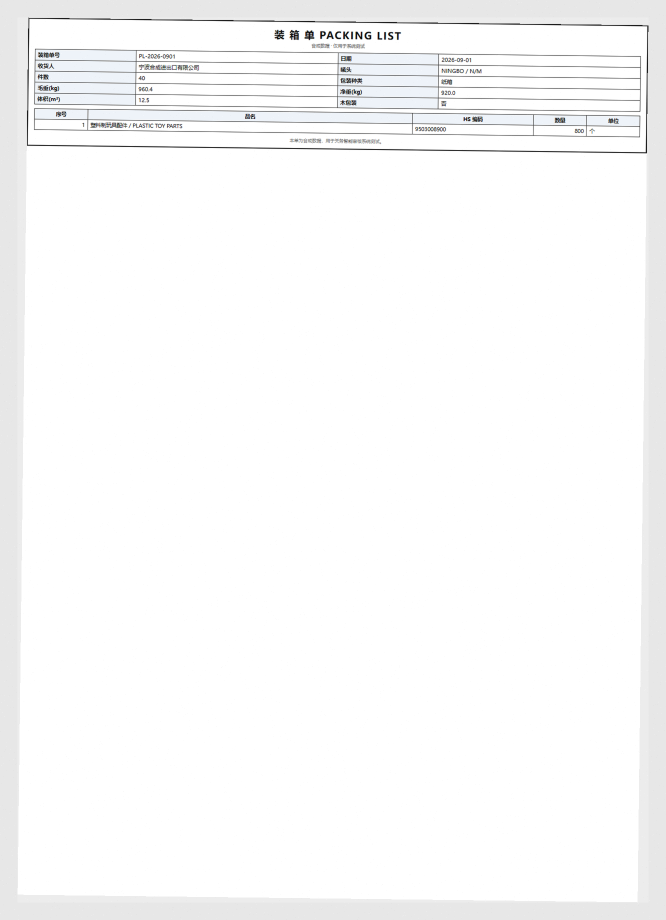
#> input picture examples/raw/合成装箱单-PL-2026-0901.png, 1332 x 1840 px (shown at 1/2 size)
$ python -i gen_synthetic_rawdocs.py   (imports and definitions only)
#> lines starting #> are read from the running program, lines starting #| are printed output that depends on the picture
"""生成三份合成原始单证：Excel 发票 / PDF 报关单 / 扫描件装箱单。

用途：在没有真实业务文件的情况下，先验证「原始文件 → 抽取 → 五单 JSON → 审核」
这条链路。所有内容取自 examples/realistic 的合成数据，不含任何真实企业信息。

依赖：openpyxl、Pillow（合成渲染工具），以及本机 Edge（无头转 PDF / 截图）。
运行：
    python scripts/gen_synthetic_rawdocs.py
"""
from __future__ import annotations

import json
import os
import random
import shutil
import subprocess
import tempfile
from pathlib import Path

from openpyxl import Workbook
from openpyxl.styles import Alignment, Border, Font, PatternFill, Side
from openpyxl.utils import get_column_letter
from PIL import Image, ImageFilter

ROOT = Path(__file__).resolve().parent.parent
SRC = ROOT / "examples" / "realistic" / "REAL-002-amount-mismatch-FIX.json"
OUT = ROOT / "examples" / "raw"

EDGE_CANDIDATES = [
    r"C:\Program Files (x86)\Microsoft\Edge\Application\msedge.exe",
    r"C:\Program Files\Microsoft\Edge\Application\msedge.exe",
]

FONT_CN = "Microsoft YaHei"


# [249 lines left out: functions find_edge, build_invoice_xlsx, _xlsx_kv_sheet, _doc_item_row, build_five_xlsx, not called in this run]


# ---------------- HTML 公共 ----------------
CSS = """
@page { size: A4; margin: 12mm; }
* { box-sizing: border-box; }
body { font-family: "%s", "SimSun", sans-serif; color:#111; font-size: 11px; margin:0; }
.doc { border: 2px solid #222; padding: 10px 12px; }
.title { text-align:center; font-size: 20px; font-weight:700; letter-spacing: 2px; margin: 2px 0 2px; }
.sub { text-align:center; font-size: 9px; color:#666; margin-bottom: 8px; }
.grid { display:grid; grid-template-columns: repeat(6, 1fr); border-top:1px solid #333; border-left:1px solid #333; }
.cell { border-right:1px solid #333; border-bottom:1px solid #333; padding:3px 5px; min-height:20px; }
.k { background:#eef3f9; font-weight:600; white-space:nowrap; }
.span2 { grid-column: span 2; }
.span3 { grid-column: span 3; }
table { width:100%%; border-collapse: collapse; margin-top:8px; }
th, td { border:1px solid #333; padding:3px 5px; font-size:10.5px; }
th { background:#eef3f9; }
.kv td.k { width: 18%%; background:#eef3f9; font-weight:600; white-space:nowrap; }
.items { table-layout: fixed; }
.items th, .items td { white-space: nowrap; font-size: 8px; padding: 2px 3px; }
.items th:nth-child(1), .items td:nth-child(1) { width: 4%%; }
.items th:nth-child(2), .items td:nth-child(2) { width: 12%%; }
.items th:nth-child(3), .items td:nth-child(3) { width: 11%%; }
.items th:nth-child(4), .items td:nth-child(4) { width: 5%%; }
.items th:nth-child(5), .items td:nth-child(5) { width: 5%%; }
.items th:nth-child(6), .items td:nth-child(6) { width: 6%%; }
.items th:nth-child(7), .items td:nth-child(7) { width: 8%%; }
.items th:nth-child(8), .items td:nth-child(8) { width: 8%%; }
.items th:nth-child(9), .items td:nth-child(9) { width: 41%%; }
.num { text-align:right; }
.foot { margin-top:8px; font-size:9px; color:#777; text-align:center; }
""" % FONT_CN


# [98 lines left out: functions declaration_html, packing_html, edge_pdf, edge_png, not called in this run]


def scan_effect(src: Path, out: Path) -> None:
#> called with src = '../examples/raw/合成装箱单-PL-2026-0901.png', out = 'out.png'
    img = Image.open(src).convert("RGB")
#> img is the input picture: PIL image 1332x1840 RGB; mean R, G, B 249.6, 249.7, 249.9
    img = img.rotate(-0.7, expand=True, fillcolor=(236, 236, 236), resample=Image.BICUBIC)
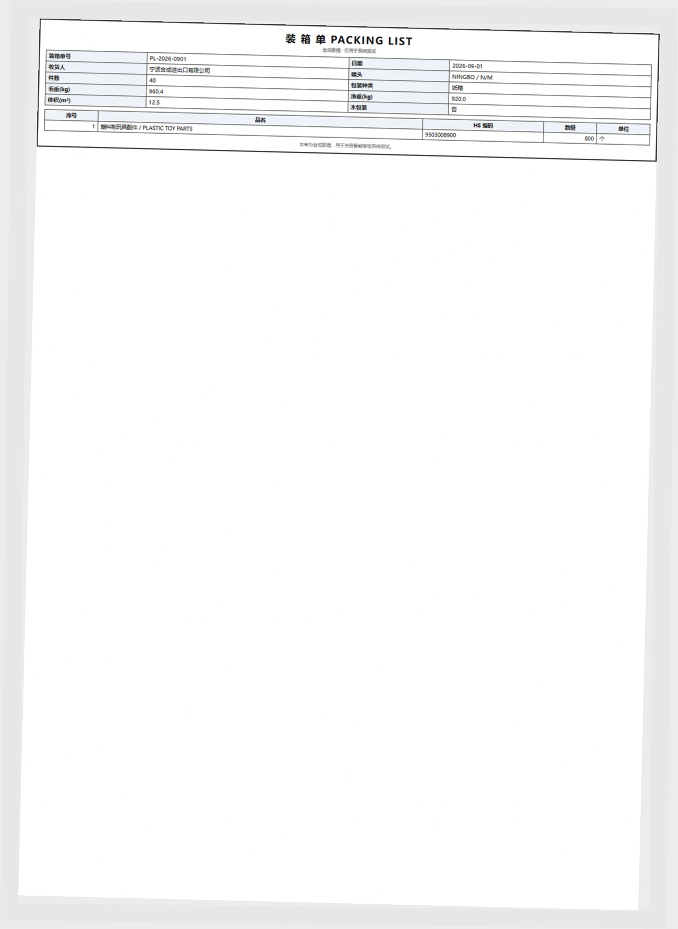
#> img: PIL image 1356x1858 RGB (shown at 1/2 size); mean R, G, B 249.1, 249.2, 249.4
    canvas = Image.new("RGB", (img.width + 70, img.height + 70), (231, 231, 231))
#> canvas: PIL image 1426x1928 RGB; every value is 231
    canvas.paste(img, (35, 35))
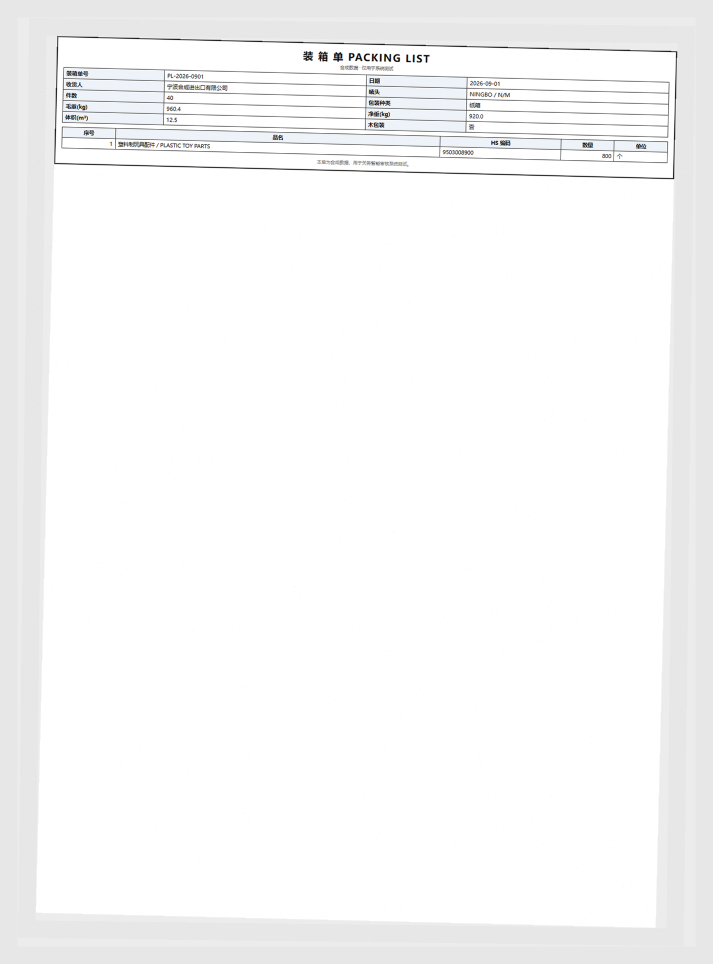
#> canvas: PIL image 1426x1928 RGB (shown at 1/2 size); mean R, G, B 247.6, 247.7, 247.8
    canvas = canvas.filter(ImageFilter.GaussianBlur(0.35))
    px = canvas.load()
    random.seed(20261112)
    for _ in range(22000):
        x = random.randrange(canvas.width)
        y = random.randrange(canvas.height)
        r, g, b = px[x, y]
        d = random.randint(-14, 14)
        px[x, y] = (max(0, min(255, r + d)),
                    max(0, min(255, g + d)),
                    max(0, min(255, b + d)))
#> this loop made 22000 passes
#> (r, g, b) on passes 1 to 3: (255, 255, 255), (255, 255, 255), (255, 255, 255)
#> (the run stopped early here; a loop or call above may not have finished)
